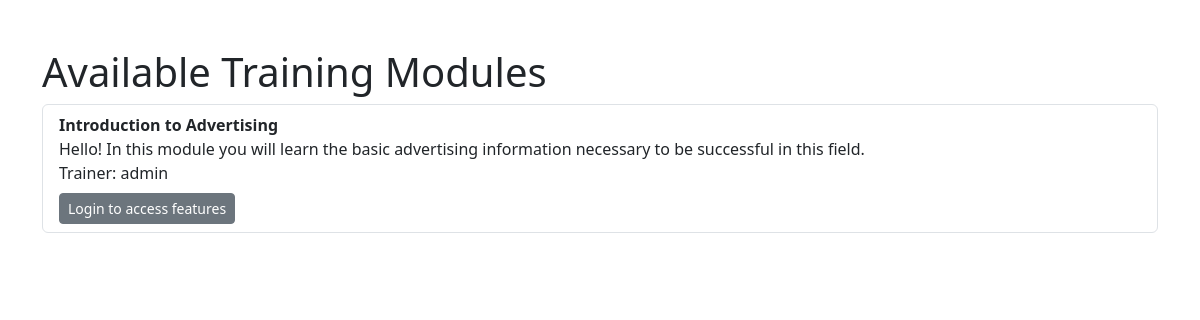
The app's page /modules/ with its own data.
### App/models.py (models this page shows, shortened)
class Module(models.Model):
    title = models.CharField(max_length=200)
    description = models.TextField()
    start_date = models.DateField()
    end_date = models.DateField()
    trainer = models.ForeignKey(User, on_delete=models.SET_NULL, null=True, related_name="modules")

### App/views.py (the view)
# urls.py: path('modules/', views.module_list, name='module_list'),
def module_list(request):
    modules = Module.objects.all()
    return render(request, 'module_list.html', {'modules': modules})

### App/Templates/module_list.html (shortened to what this page needs)
<!DOCTYPE html>
<html>
<head>
    <link href="https://cdn.jsdelivr.net/npm/bootstrap@5.3.0/dist/css/bootstrap.min.css" rel="stylesheet">
</head>
<body class="container mt-5">
    <h1>Available Training Modules</h1>
    <ul class="list-group">
        {% for module in modules %}
        <li class="list-group-item">
            <strong>{{ module.title }}</strong><br>
            {{ module.description }}<br>
            Trainer: {{ module.trainer.username }}<br>
            {% if user.is_authenticated %}
                <a href="{% url 'enroll' module.id %}" class="btn btn-sm btn-success mt-2">Enroll</a>
                <a href="{% url 'module_detail' module.id %}" class="btn btn-sm btn-primary mt-2">View Materials</a>
                <a href="{% url 'submit_assignment' module.id %}" class="btn btn-sm btn-warning mt-2">Submit Assignment</a>
            {% else %}
                <a href="/accounts/login/" class="btn btn-sm btn-secondary mt-2">Login to access features</a>
            {% endif %}
        </li>
        {% empty %}
        <li class="list-group-item">No modules yet.</li>
        {% endfor %}
    </ul>
</body>
</html>

### records on screen
Module: title "Introduction to Advertising", description "Hello! In this module you will learn the basic advertising information necessary to be successful in this field.", trainer.username "admin"
